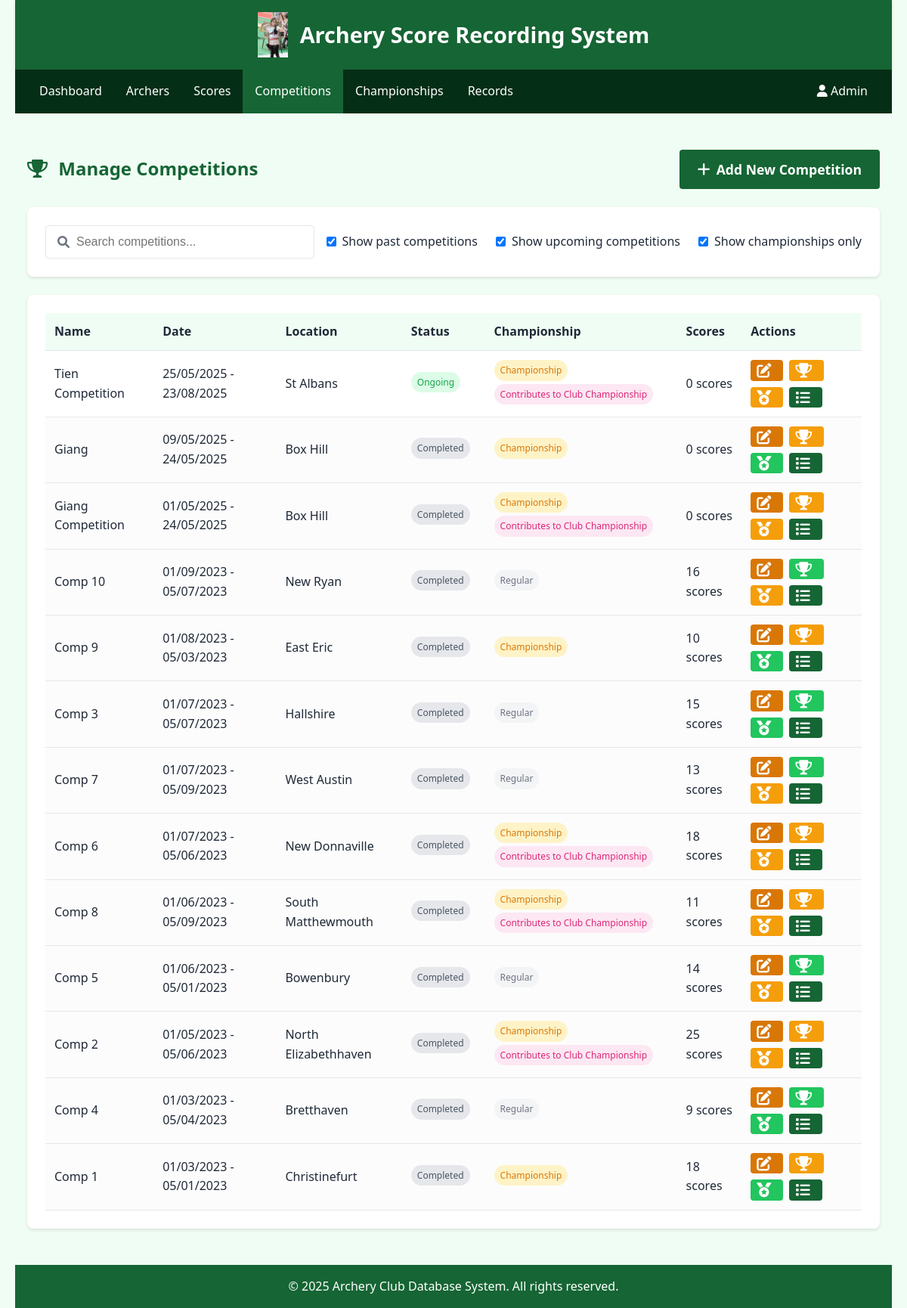
The page /recorder/manage_competitions.php (signed in) on the database its author committed.
### tables this page shows
CREATE TABLE `RecorderTable` (
  `RecorderID` int(11) NOT NULL,
  `Username` varchar(50) NOT NULL,
  `Password` varchar(255) NOT NULL,
  `FirstName` varchar(50) NOT NULL,
  `LastName` varchar(50) NOT NULL,
  `Email` varchar(100) NOT NULL,
  `IsActive` tinyint(1) DEFAULT '1'
);

CREATE TABLE `CompetitionTable` (
  `CompetitionID` int(11) NOT NULL,
  `CompetitionName` varchar(100) NOT NULL,
  `StartDate` date NOT NULL,
  `EndDate` date NOT NULL,
  `Location` varchar(100) NOT NULL,
  `IsOfficial` tinyint(1) DEFAULT '0',
  `IsChampionship` tinyint(1) DEFAULT '0',
  `ContributesToChampionship` tinyint(1) DEFAULT '0'
);

### includes/settings.php (called while the page is built, shortened)
<?php
$host = "";
$user = "";
$pwd = "";
$sql_db = "";
function getDbConnection() {
    global $host, $user, $pwd, $sql_db;
    try {
        $conn = new mysqli($host, $user, $pwd, $sql_db);
        $conn->set_charset("utf8mb4");
        return $conn;
    } catch (Exception $e) {
        error_log("Database connection error: " . $e->getMessage());
        return false;
    }
}
function getCurrentRecorder() {
    $conn = getDbConnection();
    $recorder_id = $_SESSION['recorder_id'];
    $stmt = $conn->prepare("SELECT RecorderID, Username, FirstName, LastName, Email FROM RecorderTable WHERE RecorderID = ? AND IsActive = 1");
    $stmt->bind_param("i", $recorder_id);
    $stmt->execute();
    $result = $stmt->get_result();
    if ($result->num_rows === 1) {
        return $result->fetch_assoc();
    } else {
        session_unset();
        session_destroy();
        return null;
    }
}
function formatDate($date, $format = 'd/m/Y') {
    $timestamp = strtotime($date);
    return date($format, $timestamp);
}

### recorder/manage_competitions.php (the view, shortened to what this page needs)
<?php
require_once '../includes/settings.php';
$recorder = getCurrentRecorder();
$competitions = [];
$conn = getDbConnection();
if ($conn) {
    $query = "SELECT c.*, COUNT(s.ScoreID) as ScoreCount
              FROM CompetitionTable c
              LEFT JOIN ScoreTable s ON c.CompetitionID = s.CompetitionID
              GROUP BY c.CompetitionID
              ORDER BY c.StartDate DESC";
    $result = $conn->query($query);
    if ($result) {
        while ($row = $result->fetch_assoc()) {
            $competitions[] = $row;
        }
    }
}
?>
<!DOCTYPE html>
<html lang="en">
<head>
    <link rel="stylesheet" href="../css/main.css">
    <link rel="stylesheet" href="../css/navbar_recorder.css">
    <link rel="stylesheet" href="https://cdnjs.cloudflare.com/ajax/libs/font-awesome/6.0.0/css/all.min.css">
</head>
<body>
    <div class="container">
        <header>
            <div class="logo">
                <img src="../images/archery-logo.png" alt="Archery Club Logo" onerror="this.src='../images/default-logo.png'">
                <h1>Archery Score Recording System</h1>
            </div>
        </header>
        <div class="navbar">
            <div class="navbar-left">
                <a href="dashboard.php">Dashboard</a>
                <div class="dropdown">
                    <a href="#" class="dropdown-toggle">Archers</a>
                </div>
                <div class="dropdown">
                    <a href="#" class="dropdown-toggle">Scores</a>
                </div>
                <div class="dropdown">
                    <a href="#" class="dropdown-toggle active">Competitions</a>
                </div>
                <div class="dropdown">
                    <a href="#" class="dropdown-toggle">Championships</a>
                </div>
                <div class="dropdown">
                    <a href="#" class="dropdown-toggle">Records</a>
                </div>
            </div>
            <div class="navbar-right">
                <div class="dropdown">
                    <a href="#" class="dropdown-toggle">
                        <i class="fas fa-user"></i> <?php echo htmlspecialchars($recorder['FirstName']); ?>
                    </a>
                </div>
            </div>
        </div>
        <main>
            <div class="manage-competitions-container">
                <div class="page-header">
                    <h2><i class="fas fa-trophy"></i> Manage Competitions</h2>
                    <div class="action-buttons">
                        <a href="add_competition.php" class="btn btn-primary">
                            <i class="fas fa-plus"></i> Add New Competition
                        </a>
                    </div>
                </div>
                <?php if (empty($competitions)): ?>
                    <div class="no-competitions">
                        <i class="fas fa-trophy"></i>
                        <h3>No Competitions Found</h3>
                        <p>There are no competitions in the system.</p>
                        <a href="add_competition.php" class="btn btn-primary">
                            <i class="fas fa-plus"></i> Add New Competition
                        </a>
                    </div>
                <?php else: ?>
                    <div class="filter-section">
                        <div class="search-box">
                            <input type="text" id="competition-search" placeholder="Search competitions..." class="form-control">
                            <i class="fas fa-search"></i>
                        </div>
                        <div class="filter-controls">
                            <div class="form-check">
                                <input type="checkbox" id="show-past" class="form-check-input" checked>
                                <label for="show-past" class="form-check-label">Show past competitions</label>
                            </div>
                            <div class="form-check">
                                <input type="checkbox" id="show-upcoming" class="form-check-input" checked>
                                <label for="show-upcoming" class="form-check-label">Show upcoming competitions</label>
                            </div>
                            <div class="form-check">
                                <input type="checkbox" id="show-championships" class="form-check-input" checked>
                                <label for="show-championships" class="form-check-label">Show championships only</label>
                            </div>
                        </div>
                    </div>
                    <div class="competitions-table-container">
                        <table class="data-table competitions-table">
                            <thead>
                                <tr>
                                    <th>Name</th>
                                    <th>Date</th>
                                    <th>Location</th>
                                    <th>Status</th>
                                    <th>Championship</th>
                                    <th>Scores</th>
                                    <th>Actions</th>
                                </tr>
                            </thead>
                            <tbody>
                                <?php
                                    $today = date('Y-m-d');
                                    foreach ($competitions as $competition):
                                    $isPast = $competition['EndDate'] < $today;
                                    $isUpcoming = $competition['StartDate'] > $today;
                                ?>
                                    <tr class="<?php echo $isPast ? 'past-competition' : ($isUpcoming ? 'upcoming-competition' : 'ongoing-competition'); ?>" data-championship="<?php echo $competition['IsChampionship'] ? '1' : '0'; ?>">
                                        <td class="competition-name"><?php echo htmlspecialchars($competition['CompetitionName']); ?></td>
                                        <td>
                                            <?php
                                                if ($competition['StartDate'] === $competition['EndDate']) {
                                                    echo formatDate($competition['StartDate']);
                                                } else {
                                                    echo formatDate($competition['StartDate']) . ' - ' . formatDate($competition['EndDate']);
                                                }
                                            ?>
                                        </td>
                                        <td><?php echo htmlspecialchars($competition['Location']); ?></td>
                                        <td>
                                            <?php if ($isPast): ?>
                                                <span class="status-badge status-past">Completed</span>
                                            <?php elseif ($isUpcoming): ?>
                                                <span class="status-badge status-upcoming">Upcoming</span>
                                            <?php else: ?>
                                                <span class="status-badge status-ongoing">Ongoing</span>
                                            <?php endif; ?>
                                        </td>
                                        <td>
                                            <?php if ($competition['IsChampionship']): ?>
                                                <span class="status-badge status-championship">Championship</span>
                                                <?php if ($competition['ContributesToChampionship']): ?>
                                                    <span class="status-badge status-contributes">Contributes to Club Championship</span>
                                                <?php endif; ?>
                                            <?php else: ?>
                                                <span class="status-badge status-regular">Regular</span>
                                            <?php endif; ?>
                                        </td>
                                        <td>
                                            <?php echo $competition['ScoreCount']; ?> scores
                                        </td>
                                        <td>
                                            <div class="action-buttons">
                                                <a href="edit_competition.php?id=<?php echo $competition['CompetitionID']; ?>" class="btn btn-sm btn-secondary" title="Edit">
                                                    <i class="fas fa-edit"></i>
                                                </a>
                                                <?php if ($competition['IsChampionship']): ?>
                                                    <a href="manage_competitions.php?action=toggle_championship&id=<?php echo $competition['CompetitionID']; ?>" class="btn btn-sm btn-warning" title="Remove Championship Status" onclick="return confirm('Are you sure you want to remove championship status from this competition?');">
                                                        <i class="fas fa-trophy"></i>
                                                    </a>
                                                <?php else: ?>
                                                    <a href="manage_competitions.php?action=toggle_championship&id=<?php echo $competition['CompetitionID']; ?>" class="btn btn-sm btn-success" title="Set as Championship" onclick="return confirm('Are you sure you want to set this competition as a championship?');">
                                                        <i class="fas fa-trophy"></i>
                                                    </a>
                                                <?php endif; ?>
                                                <?php if ($competition['ContributesToChampionship']): ?>
                                                    <a href="manage_competitions.php?action=toggle_contribution&id=<?php echo $competition['CompetitionID']; ?>" class="btn btn-sm btn-warning" title="Remove Club Championship Contribution" onclick="return confirm('Are you sure you want to remove this competition\'s contribution to the club championship?');">
                                                        <i class="fas fa-medal"></i>
                                                    </a>
                                                <?php else: ?>
                                                    <a href="manage_competitions.php?action=toggle_contribution&id=<?php echo $competition['CompetitionID']; ?>" class="btn btn-sm btn-success" title="Set to Contribute to Club Championship" onclick="return confirm('Are you sure you want to set this competition to contribute to the club championship?');">
                                                        <i class="fas fa-medal"></i>
                                                    </a>
                                                <?php endif; ?>
                                                <a href="competition_results.php?id=<?php echo $competition['CompetitionID']; ?>" class="btn btn-sm btn-primary" title="View Results">
                                                    <i class="fas fa-list"></i>
                                                </a>
                                            </div>
                                        </td>
                                    </tr>
                                <?php endforeach; ?>
                            </tbody>
                        </table>
                    </div>
                <?php endif; ?>
            </div>
        </main>
        <footer>
            <p>&copy; 2025 Archery Club Database System. All rights reserved.</p>
        </footer>
    </div>
</body>
</html>

### rows shown on the page
recordertable: FirstName "Admin"
competitiontable: CompetitionName "Tien Competition", StartDate "25/05/2025", EndDate "23/08/2025", Location "St Albans", shows "Ongoing", IsChampionship "Championship", ScoreCount "0"
competitiontable: CompetitionName "Giang", StartDate "09/05/2025", EndDate "24/05/2025", Location "Box Hill", shows "Completed", IsChampionship "Championship", ScoreCount "0"
competitiontable: CompetitionName "Giang Competition", StartDate "01/05/2025", EndDate "24/05/2025", Location "Box Hill", shows "Completed", IsChampionship "Championship", ScoreCount "0"
competitiontable: CompetitionName "Comp 10", StartDate "01/09/2023", EndDate "05/07/2023", Location "New Ryan", shows "Completed", IsChampionship "Regular", ScoreCount "16"
competitiontable: CompetitionName "Comp 9", StartDate "01/08/2023", EndDate "05/03/2023", Location "East Eric", shows "Completed", IsChampionship "Championship", ScoreCount "10"
competitiontable: CompetitionName "Comp 3", StartDate "01/07/2023", EndDate "05/07/2023", Location "Hallshire", shows "Completed", IsChampionship "Regular", ScoreCount "15"
competitiontable: CompetitionName "Comp 7", StartDate "01/07/2023", EndDate "05/09/2023", Location "West Austin", shows "Completed", IsChampionship "Regular", ScoreCount "13"
competitiontable: CompetitionName "Comp 6", StartDate "01/07/2023", EndDate "05/06/2023", Location "New Donnaville", shows "Completed", IsChampionship "Championship", ScoreCount "18"
competitiontable: CompetitionName "Comp 8", StartDate "01/06/2023", EndDate "05/09/2023", Location "South Matthewmouth", shows "Completed", IsChampionship "Championship", ScoreCount "11"
competitiontable: CompetitionName "Comp 5", StartDate "01/06/2023", EndDate "05/01/2023", Location "Bowenbury", shows "Completed", IsChampionship "Regular", ScoreCount "14"
competitiontable: CompetitionName "Comp 2", StartDate "01/05/2023", EndDate "05/06/2023", Location "North Elizabethhaven", shows "Completed", IsChampionship "Championship", ScoreCount "25"
competitiontable: CompetitionName "Comp 4", StartDate "01/03/2023", EndDate "05/04/2023", Location "Bretthaven", shows "Completed", IsChampionship "Regular", ScoreCount "9"
competitiontable: CompetitionName "Comp 1", StartDate "01/03/2023", EndDate "05/01/2023", Location "Christinefurt", shows "Completed", IsChampionship "Championship", ScoreCount "18"
